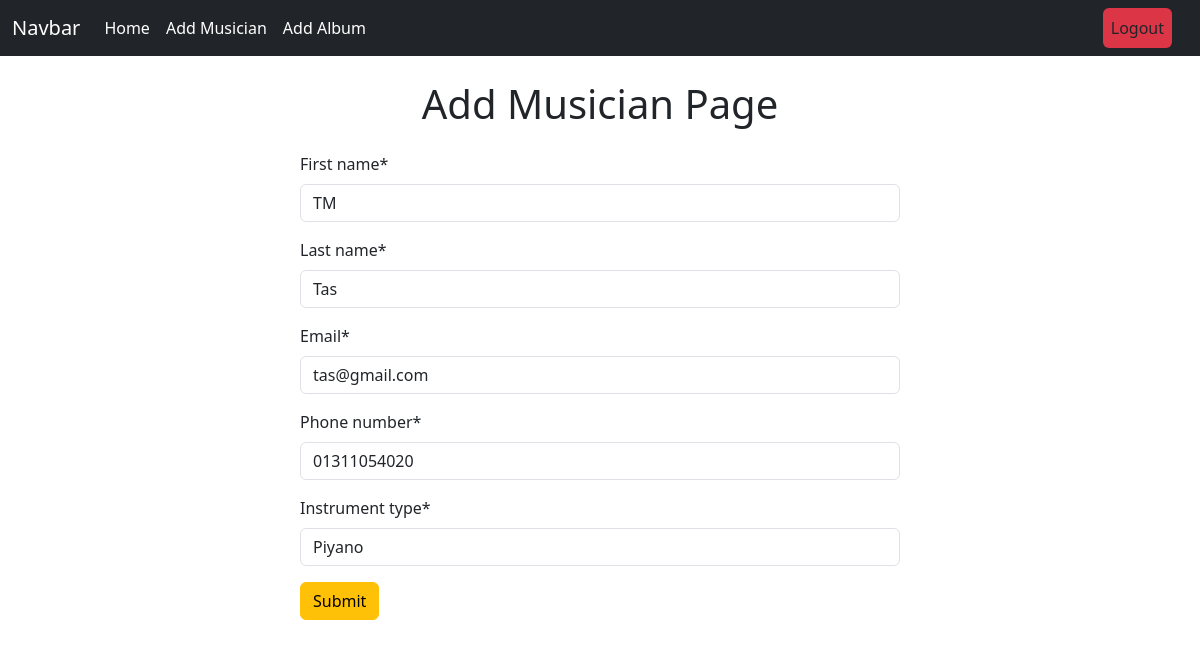
/musician/edit_musician/7 (signed in), run on the app's committed database.
### musician/models.py (models this page shows, shortened)
class Musician(models.Model):
    first_name = models.CharField(max_length=50)
    last_name = models.CharField(max_length=50)
    email=models.EmailField()
    phone_number=models.CharField(max_length=15)
    instrument_type=models.CharField(max_length=50)

### musician/views.py (the view)
# urls.py: path('edit_musician/<int:id>', views.EditMusicianView.as_view(), name='edit_musician'),
@method_decorator(login_required, name='dispatch')
class EditMusicianView(UpdateView):
    model = Musician
    form_class = forms.MusicianForm
    template_name = 'add_musician.html'
    pk_url_kwarg = 'id'
    success_url = reverse_lazy('home')

### musician/forms.py
class MusicianForm(forms.ModelForm):
    class Meta:
        model=Musician
        fields='__all__'

### musician/templates/add_musician.html (shortened to what this page needs)
{% extends "base.html" %}
{% load crispy_forms_tags %}
{% block content %}
<form action="" class="w-50 m-auto" method="post">
    <h1 class="text-center my-4">Add Musician Page </h1>
    {{form | crispy}}
    <input class="btn btn-warning" type="submit" value="Submit">
</form>
{% endblock content %}

### data on the page
Musician: first_name "TM", last_name "Tas", email "tas@gmail.com", phone_number "01311054020", instrument_type "Piyano"
